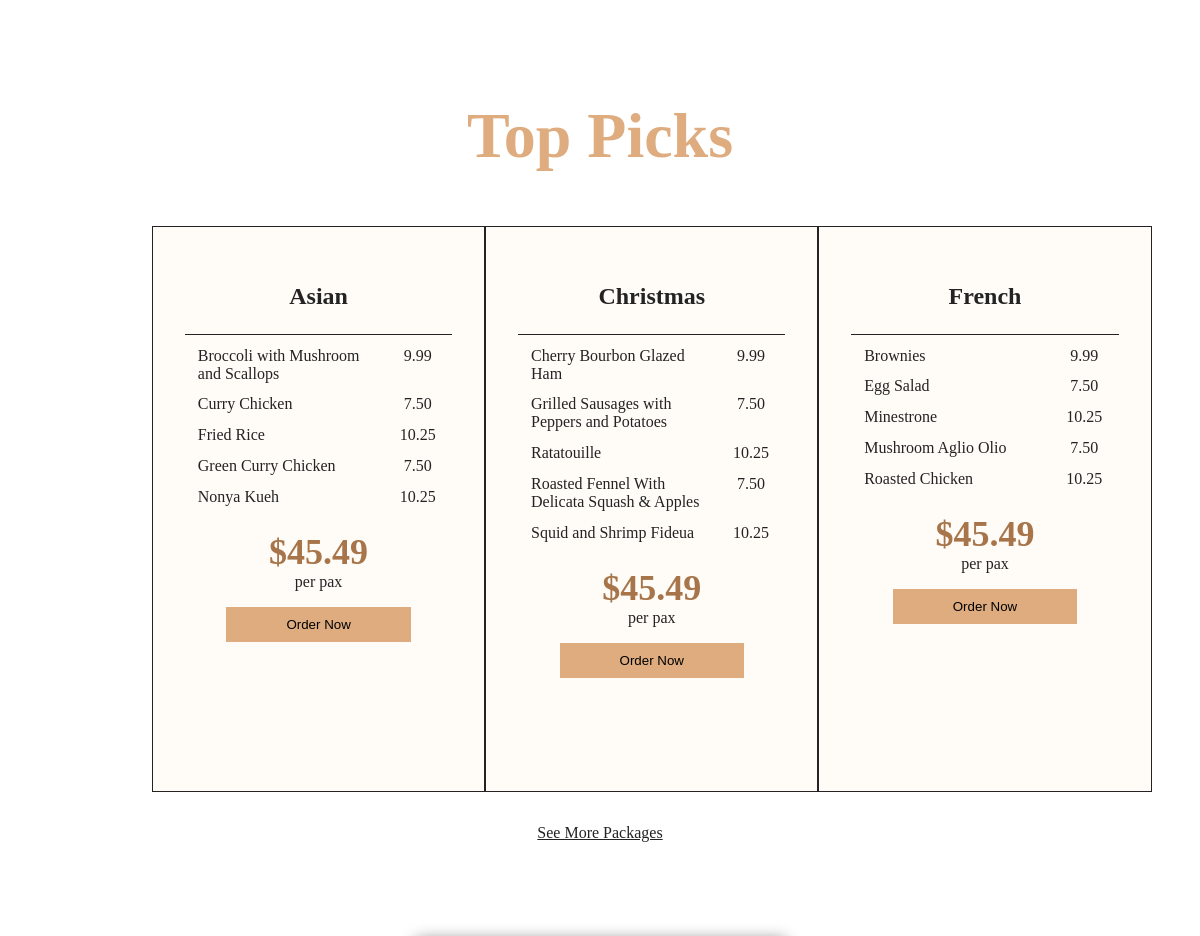
Before: / (middle part) with the older database file.
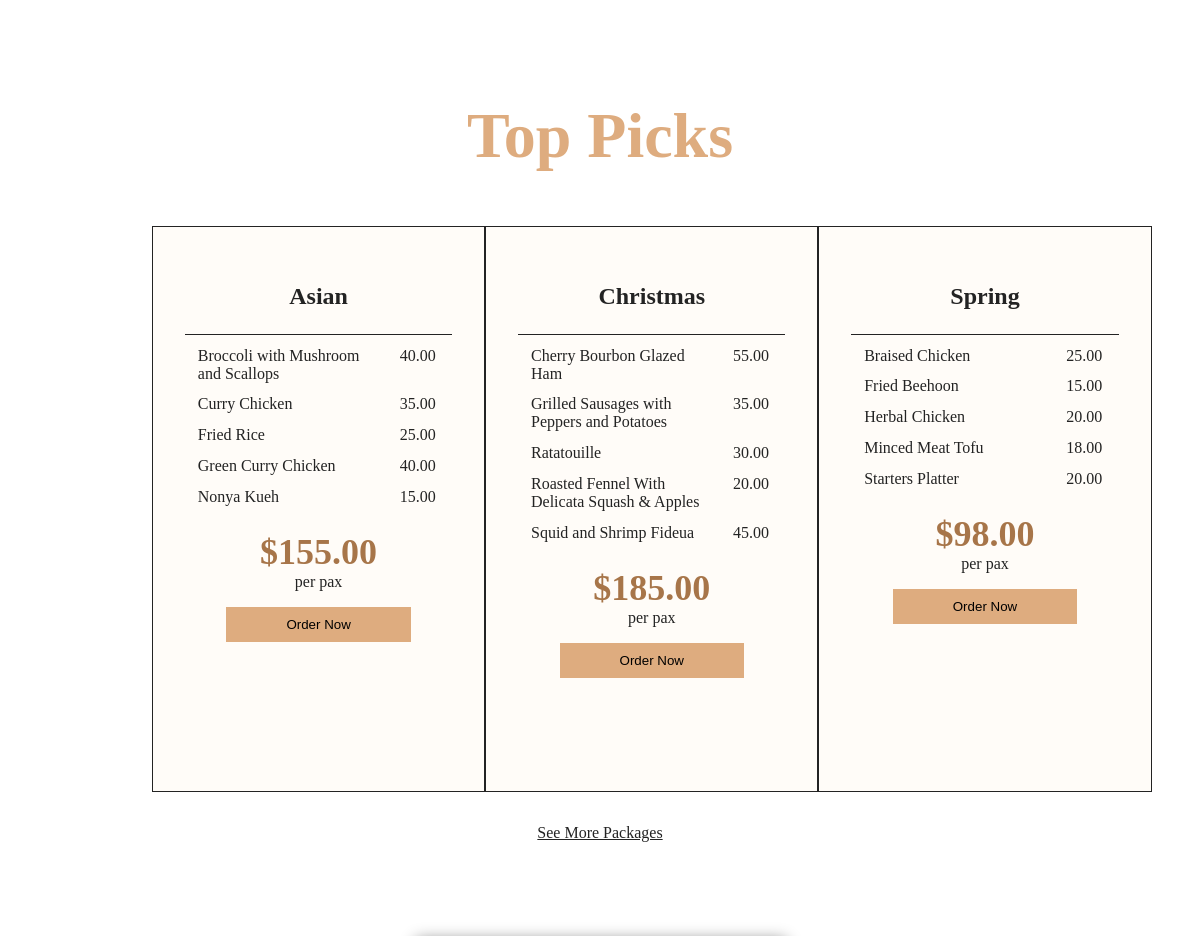
After: the same page with the newer database file.
### tables this page shows
CREATE TABLE Menus (
    MenuID INT AUTO_INCREMENT PRIMARY KEY,
    MenuName VARCHAR(50),
    MenuDescription TEXT,
    MenuImage LONGBLOB
);

CREATE TABLE Items (
    ItemID INT AUTO_INCREMENT PRIMARY KEY,
    MenuID INT,
    ItemName VARCHAR(50),
    ItemDescription TEXT,
    ItemPrice DECIMAL(10, 2),
    ItemImage LONGBLOB,
    FOREIGN KEY (MenuID) REFERENCES Menus(MenuID)
);

### index.php (the view, shortened to what this page needs)
<!DOCTYPE html>
<html lang="en">
<head>
    <link rel="stylesheet" href="./css/global.css">
    <link rel="stylesheet" href="./css/index.css">
</head>
<body>
    <section id="whatWeDo" class="container">
    </section>
    <section class="container" id="topPick">
        <h1>Top Picks</h1>
        <div class="itemsFlex">
            <?php
                include "./php/dbconnect.php";
                $query = 'select * from menus LIMIT 3';
                $result = $dbcnx->query($query);
                while($row =$result->fetch_assoc()){
                    $menuID = $row["MenuID"];
                    $costQuery = "select Sum(Items.ItemPrice) as cost from Menus join Items on Items.MenuID = Menus.MenuID and Menus.MenuID = $menuID";
                    $costQueryResult = $dbcnx->query($costQuery)->fetch_assoc();
                    $menuCost = $costQueryResult['cost'];
                    $ItemsQuery = "select * from items join menus on Items.MenuID = Menus.MenuID AND items.MenuID = $menuID";
                    $itemsQueryResult = $dbcnx->query($ItemsQuery);
                    echo
                    "<div class='package'>
                    <h3>{$row['MenuName']}</h3>
                    <div class='divider'></div>";
                    while($menuItems =$itemsQueryResult->fetch_assoc()){
                        echo
                            "<div class='itemsFlex'>
                                <div class='food_items'>{$menuItems['ItemName']}</div>
                                <div class='price'>{$menuItems['ItemPrice']}</div>
                            </div>";
                    }
                        echo
                            "<div class='totalPrice'>
                                <h2>$$menuCost</h2>
                                <p>per pax</p>
                                <form
                                    name='menuForm'
                                    action='./customise.php'
                                    method='get'
                                    class='orderForm'
                                >
                                <input type='hidden' name='menu' value=$menuID>
                                <input type='submit' class='orderBtn' value='Order Now'>
                                </form>
                            </div>
                        </div>";
                }
            ?>
        </div>
        <div class="more">
            <a href="./menu.php">See More Packages</a>
        </div>
    </section>
    <section class="container itemsFlex">
        <div class="sideImage">
        </div>
        <div class="sideImage">
        </div>
    </section>
    <br>
</body>
</html>

### css/global.css (style rules this page uses)
body { margin: 0; padding: 0; color: #232323; }
h1 { font-size: 64px; text-align: center; color: #deac7f; }
h2 { color: #a77549; font-size: 36px; }
h3 { color: #232323; font-size: 24px; }
p { color: #232323; font-size: 16px; }
.container { padding: 1.5rem 6rem; }
.divider { border-top: 1px solid #232323; margin: 5px 0; }
.itemsFlex { display: flex; }
input { margin: 5px; padding: 8px; border: 1px solid #ccc; border-radius: 4px; }
.more { text-align: center; padding: 2rem; }
.more a { color: #232323; }
.orderBtn { border-radius: 0px; padding: 10px 60px 10px 60px; margin: auto; border: none; font-weight: 300; background-color: #deac7f; }
.orderForm { text-align: center; }

### css/index.css (style rules this page uses)
#whatWeDo { padding-top: 5rem; display: flex; justify-content: space-between; }
#topPick { padding: 1.5rem 9.5rem; }
.package { margin: auto; min-height: 500px; background-color: #FFFCF8; padding: 2rem; border: #232323 solid 1px; }
.package h3, .package h2 { text-align: center; }
.food_items { flex: 4; padding: 0.4rem 0.8rem; width: 180px; }
.price { flex: 1; padding: 0.4rem 0.8rem; text-align: center; }
.totalPrice { text-align: center; }
.totalPrice h2 { margin-top: 1.2rem; margin-bottom: 0; }
.totalPrice p { margin-top: 0; }
.sideImage { flex: 3; }

Changed rows visible on the page:
removed menus: MenuName "French", menuCost "45.49"
removed items: ItemName "Brownies", ItemPrice "9.99", shown under menus "French"
removed items: ItemName "Egg Salad", ItemPrice "7.50", shown under menus "French"
removed items: ItemName "Minestrone", ItemPrice "10.25", shown under menus "French"
removed items: ItemName "Mushroom Aglio Olio", ItemPrice "7.50", shown under menus "French"
removed items: ItemName "Roasted Chicken", ItemPrice "10.25", shown under menus "French"
changed menus "Asian": menuCost "45.49" → "155.00"
changed items "Broccoli with Mushroom and Scallops": ItemPrice "9.99" → "40.00"
changed items "Curry Chicken": ItemPrice "7.50" → "35.00"
changed items "Fried Rice": ItemPrice "10.25" → "25.00"
changed items "Green Curry Chicken": ItemPrice "7.50" → "40.00"
changed items "Nonya Kueh": ItemPrice "10.25" → "15.00"
changed menus "Christmas": menuCost "45.49" → "185.00"
changed items "Cherry Bourbon Glazed Ham": ItemPrice "9.99" → "55.00"
changed items "Grilled Sausages with Peppers and Potatoes": ItemPrice "7.50" → "35.00"
changed items "Ratatouille": ItemPrice "10.25" → "30.00"
changed items "Roasted Fennel With Delicata Squash & Apples": ItemPrice "7.50" → "20.00"
changed items "Squid and Shrimp Fideua": ItemPrice "10.25" → "45.00"
added menus: MenuName "Spring", menuCost "98.00"
added items: ItemName "Braised Chicken", ItemPrice "25.00", shown under menus "Spring"
added items: ItemName "Fried Beehoon", ItemPrice "15.00", shown under menus "Spring"
added items: ItemName "Herbal Chicken", ItemPrice "20.00", shown under menus "Spring"
added items: ItemName "Minced Meat Tofu", ItemPrice "18.00", shown under menus "Spring"
added items: ItemName "Starters Platter", ItemPrice "20.00", shown under menus "Spring"
